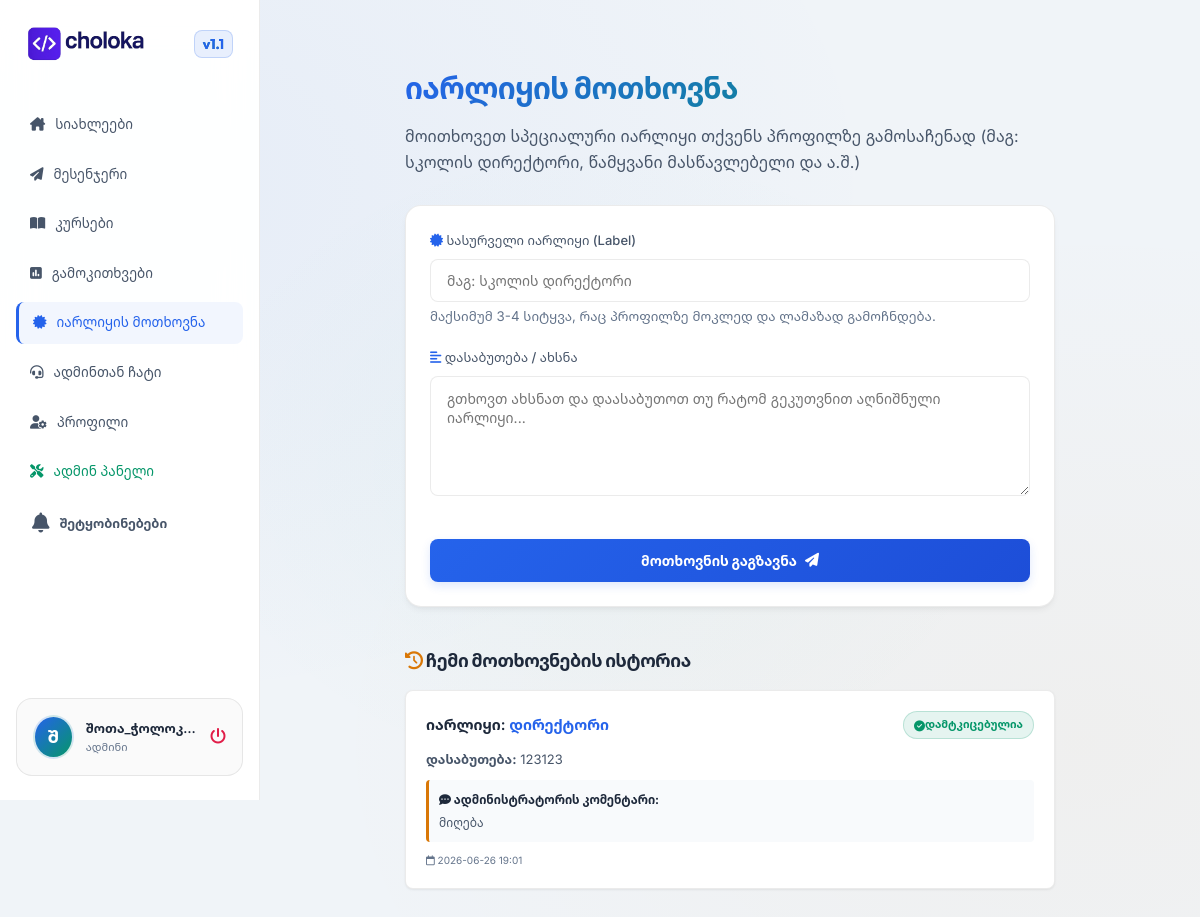
The page /request_badge (signed in) on the database its author committed.
### app.py (models this page shows, shortened)
class User(UserMixin, db.Model):
    id = db.Column(db.Integer, primary_key=True)
    username = db.Column(db.String(150), unique=True, nullable=False)
    email = db.Column(db.String(150), unique=True, nullable=False)
    password_hash = db.Column(db.String(250), nullable=False)
    role = db.Column(db.String(50), nullable=False)  # 'teacher', 'student', 'other'
    school = db.Column(db.String(150), nullable=True)
    city = db.Column(db.String(100), nullable=True)
    phone = db.Column(db.String(50), nullable=True)
    bio = db.Column(db.Text, nullable=True)
    profile_pic = db.Column(db.String(250), nullable=True)  # filename in static/uploads/profiles
    cv_url = db.Column(db.String(250), nullable=True)  # filename in static/uploads/pdfs
    custom_badge = db.Column(db.String(100), nullable=True)  # approved custom label (e.g. School Principal)
    is_verified = db.Column(db.Boolean, default=False)
    verification_code = db.Column(db.String(10), nullable=True)
    is_admin = db.Column(db.Boolean, default=False)
    is_blocked = db.Column(db.Boolean, default=False)
    login_email_notify = db.Column(db.Boolean, default=True)  # Send email on each login
    posts = db.relationship('Post', backref='author', lazy=True, cascade='all, delete-orphan')
    notifications = db.relationship('Notification', backref='user', lazy=True, cascade='all, delete-orphan')
    login_histories = db.relationship('LoginHistory', backref='user', lazy=True, cascade='all, delete-orphan')
    followed = db.relationship(
        'User', secondary=followers,
        primaryjoin=(followers.c.follower_id == id),
        secondaryjoin=(followers.c.followed_id == id),
        backref=db.backref('followers', lazy='dynamic'), lazy='dynamic')

class BadgeRequest(db.Model):
    id = db.Column(db.Integer, primary_key=True)
    user_id = db.Column(db.Integer, db.ForeignKey('user.id'), nullable=False)
    requested_badge = db.Column(db.String(100), nullable=False)
    justification = db.Column(db.Text, nullable=False)
    status = db.Column(db.String(50), default='pending')  # 'pending', 'approved', 'rejected'
    admin_explanation = db.Column(db.Text, nullable=True)
    created_at = db.Column(db.DateTime, default=datetime.utcnow)
    user = db.relationship('User', backref='badge_requests')

### app.py (the view, shortened to what this page needs)
@app.route('/request_badge', methods=['GET', 'POST'])
@login_required
def request_badge():
    return render_template('badge_request.html')

### app.py (called while the page is built)
@login_manager.user_loader
def load_user(user_id):
    return User.query.get(int(user_id))

### templates/badge_request.html (shortened to what this page needs)
{% extends "base.html" %}
{% block content %}
<div class="animate-fade" style="max-width: 650px; margin: 0 auto;">
    <div style="margin-bottom: 30px;">
        <h1 style="background: linear-gradient(135deg, var(--accent-blue) 0%, var(--accent-emerald) 100%); -webkit-background-clip: text; -webkit-text-fill-color: transparent; font-size: 30px;">იარლიყის მოთხოვნა</h1>
        <p style="color: var(--text-secondary);">მოითხოვეთ სპეციალური იარლიყი თქვენს პროფილზე გამოსაჩენად (მაგ: სკოლის დირექტორი, წამყვანი მასწავლებელი და ა.შ.)</p>
    </div>
    <div class="glass-panel" style="background: #ffffff; border-radius: var(--border-radius-md); box-shadow: var(--shadow-md);">
        <form action="{{ url_for('request_badge') }}" method="POST">
            <div class="form-group">
                <label for="requested_badge"><i class="fa-solid fa-certificate" style="color: var(--accent-blue);"></i> სასურველი იარლიყი (Label)</label>
                <input type="text" id="requested_badge" name="requested_badge" class="form-control" placeholder="მაგ: სკოლის დირექტორი" required>
                <small style="color: var(--text-muted); display: block; margin-top: 4px;">მაქსიმუმ 3-4 სიტყვა, რაც პროფილზე მოკლედ და ლამაზად გამოჩნდება.</small>
            </div>
            <div class="form-group">
                <label for="justification"><i class="fa-solid fa-align-left" style="color: var(--accent-blue);"></i> დასაბუთება / ახსნა</label>
                <textarea id="justification" name="justification" class="form-control" placeholder="გთხოვთ ახსნათ და დაასაბუთოთ თუ რატომ გეკუთვნით აღნიშნული იარლიყი..." required></textarea>
            </div>
            <button type="submit" class="btn btn-primary" style="width: 100%; margin-top: 15px;">
                მოთხოვნის გაგზავნა <i class="fa-solid fa-paper-plane"></i>
            </button>
        </form>
    </div>
    <div style="margin-top: 40px;">
        <h3 style="font-size: 18px; margin-bottom: 15px; color: var(--text-primary);"><i class="fa-solid fa-clock-rotate-left" style="color: var(--accent-amber);"></i> ჩემი მოთხოვნების ისტორია</h3>
        {% if current_user.badge_requests %}
            <div style="display: flex; flex-direction: column; gap: 15px;">
                {% for req in current_user.badge_requests | sort(attribute='created_at', reverse=True) %}
                    <div class="glass-panel" style="background: #ffffff; padding: 20px; border-radius: var(--border-radius-sm); border: 1px solid var(--glass-border); box-shadow: var(--shadow-sm);">
                        <div style="display: flex; justify-content: space-between; align-items: center; margin-bottom: 10px;">
                            <span style="font-weight: 600; font-size: 15px; color: var(--text-primary);">
                                იარლიყი: <strong style="color: var(--accent-blue);">{{ req.requested_badge }}</strong>
                            </span>
                            {% if req.status == 'approved' %}
                                <span class="badge badge-admin" style="text-transform: none; font-size: 11px;"><i class="fa-solid fa-circle-check"></i> დამტკიცებულია</span>
                            {% elif req.status == 'rejected' %}
                                <span class="badge badge-danger" style="text-transform: none; font-size: 11px;"><i class="fa-solid fa-circle-xmark"></i> უარყოფილია</span>
                            {% else %}
                                <span class="badge badge-teacher" style="text-transform: none; font-size: 11px;"><i class="fa-solid fa-clock"></i> განხილვაშია</span>
                            {% endif %}
                        </div>
                        <p style="font-size: 13px; color: var(--text-secondary); margin-bottom: 8px;">
                            <strong>დასაბუთება:</strong> {{ req.justification }}
                        </p>
                        {% if req.admin_explanation %}
                            <div style="margin-top: 10px; padding: 10px; background: #f8fafc; border-left: 3px solid var(--accent-amber); border-radius: 4px; font-size: 12px;">
                                <strong style="color: var(--text-primary);"><i class="fa-solid fa-comment-dots"></i> ადმინისტრატორის კომენტარი:</strong>
                                <p style="margin-top: 4px; color: var(--text-secondary);">{{ req.admin_explanation }}</p>
                            </div>
                        {% endif %}
                        <span style="font-size: 10px; color: var(--text-muted); display: block; margin-top: 10px;">
                            <i class="fa-regular fa-calendar"></i> {{ req.created_at.strftime('%Y-%m-%d %H:%M') }}
                        </span>
                    </div>
                {% endfor %}
            </div>
        {% else %}
            <div class="glass-panel" style="text-align: center; padding: 30px; color: var(--text-muted); background: #ffffff;">
                <p>მოთხოვნების ისტორია ცარიელია.</p>
            </div>
        {% endif %}
    </div>
</div>
{% endblock %}

### templates/base.html (shortened to what this page needs)
<!DOCTYPE html>
<html lang="ka">
<head>
    <link rel="stylesheet" href="{{ url_for('static', filename='css/style.css') }}">
    <link rel="stylesheet" href="https://cdnjs.cloudflare.com/ajax/libs/font-awesome/6.4.0/css/all.min.css">
</head>
<body>
    <div class="app-container">
        {% if current_user.is_authenticated %}
        <aside class="sidebar">
          <div class="logo">
            <img src="{{ url_for('static', filename='choloka.png') }}" alt="Logo" style="height: 40px; vertical-align: middle; margin-right: 10px;">
            <span>v1.1</span>
          </div>
            <ul class="nav-menu">
                <li class="nav-item {% if request.path == url_for('feed') or request.path == '/' %}active{% endif %}">
                    <a href="{{ url_for('feed') }}">
                        <i class="fa-solid fa-house-chimney"></i>
                        <span>სიახლეები</span>
                    </a>
                </li>
                <li class="nav-item {% if request.path == url_for('messages_list') %}active{% endif %}">
                    <a href="{{ url_for('messages_list') }}">
                        <i class="fa-solid fa-paper-plane"></i>
                        <span>მესენჯერი</span>
                    </a>
                </li>
                <li class="nav-item {% if request.path == url_for('courses') %}active{% endif %}">
                    <a href="{{ url_for('courses') }}">
                        <i class="fa-solid fa-book-open"></i>
                        <span>კურსები</span>
                    </a>
                </li>
                <li class="nav-item {% if request.path == url_for('polls') %}active{% endif %}">
                    <a href="{{ url_for('polls') }}">
                        <i class="fa-solid fa-square-poll-vertical"></i>
                        <span>გამოკითხვები</span>
                    </a>
                </li>
                <li class="nav-item {% if request.path == url_for('request_badge') %}active{% endif %}">
                    <a href="{{ url_for('request_badge') }}">
                        <i class="fa-solid fa-certificate"></i>
                        <span>იარლიყის მოთხოვნა</span>
                    </a>
                </li>
                <li class="nav-item {% if request.path == url_for('admin_chat') %}active{% endif %}">
                    <a href="{{ url_for('admin_chat') }}">
                        <i class="fa-solid fa-headset"></i>
                        <span>ადმინთან ჩატი</span>
                    </a>
                </li>
                <li class="nav-item {% if request.path == url_for('profile') %}active{% endif %}">
                    <a href="{{ url_for('profile') }}">
                        <i class="fa-solid fa-user-gear"></i>
                        <span>პროფილი</span>
                    </a>
                </li>
                {% if current_user.is_admin %}
                <li class="nav-item {% if request.path == url_for('admin_panel') %}active{% endif %}">
                    <a href="{{ url_for('admin_panel') }}" style="color: var(--accent-emerald);">
                        <i class="fa-solid fa-screwdriver-wrench"></i>
                        <span>ადმინ პანელი</span>
                    </a>
                </li>
                {% endif %}
            </ul>
            <div style="margin-top: 20px; padding: 0 16px; position: relative;">
                <div class="notification-bell-container" id="notif-bell-btn">
                    <i class="fa-solid fa-bell" style="font-size: 20px; color: var(--text-secondary);"></i>
                    <span style="font-size: 13px; font-weight: 600; margin-left: 10px; color: var(--text-secondary);">შეტყობინებები</span>
                </div>
            </div>
            <div class="user-profile-widget" style="margin-top: auto;">
                <a href="{{ url_for('user_profile', user_id=current_user.id) }}" style="display: flex; align-items: center; gap: 12px; width: calc(100% - 30px); text-decoration: none; color: inherit;">
                    <div class="avatar">
                        {% if current_user.profile_pic %}
                            <img src="{{ url_for('static', filename='uploads/profiles/' + current_user.profile_pic) }}" alt="Avatar">
                        {% else %}
                            {{ current_user.username[0]|upper }}
                        {% endif %}
                    </div>
                    <div class="user-meta" style="flex-grow: 1; overflow: hidden; text-overflow: ellipsis; white-space: nowrap;">
                        <span class="name" style="font-size: 13px; font-weight: 600;">{{ current_user.username }}</span>
                        <span class="role" style="font-size: 11px; color: var(--text-muted);">
                            {% if current_user.is_admin %}
                                ადმინი
                            {% elif current_user.role == 'teacher' %}
                                მასწავლებელი
                            {% elif current_user.role == 'student' %}
                                მოსწავლე
                            {% else %}
                                სხვა
                            {% endif %}
                        </span>
                    </div>
                </a>
                <a href="{{ url_for('logout') }}" style="color: var(--accent-rose); font-size: 16px; margin-left: auto;" title="გამოსვლა">
                    <i class="fa-solid fa-power-off"></i>
                </a>
            </div>
        </aside>
        {% endif %}
        <main class="main-content" style="{% if not current_user.is_authenticated %}margin-left: 0; width: 100%; max-width: 100%; padding: 0;{% endif %}">
            {% block content %}{% endblock %}
        </main>
    </div>
</body>
</html>

### rows shown on the page
User: username "Შ", username "შოთა_ჭოლოკ…"
BadgeRequest: requested_badge "დირექტორი", status "approved" (drawn), justification "123123", admin_explanation "მიღება", created_at "2026-06-26 19:01"
